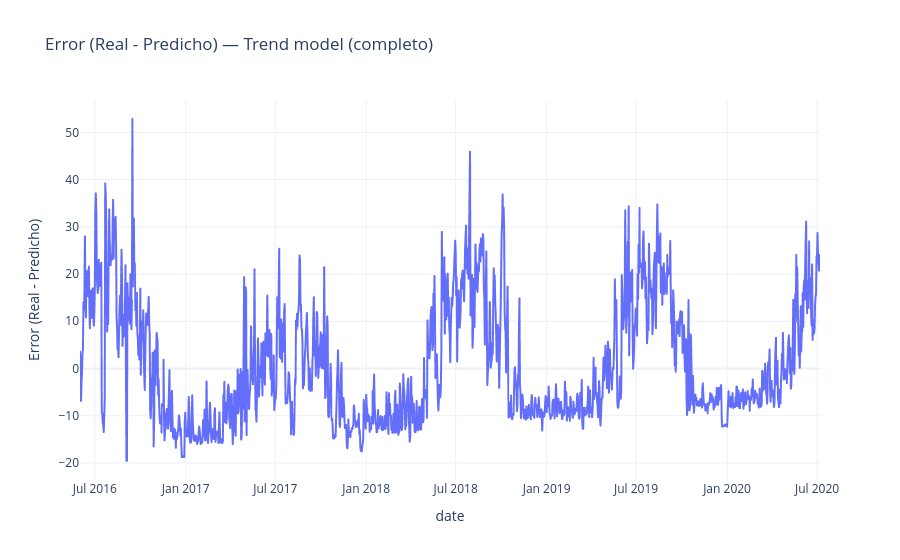

Here is the notebook cell this chart was saved with:
### Code cell
# 3 Graficar residuales
residuals_trend = df['Energy_kWh'].values - y_full_pred_trend

fig_res_trend = px.line(x=df['date'], y=residuals_trend,
                        labels={'x':'date', 'y':'Error (Real - Predicho)'},
                        title='Error (Real - Predicho) — Trend model (completo)')
fig_res_trend.update_layout(template='plotly_white')
fig_res_trend.show()

### Figure 1 — Plotly figure (JSON) as saved in the notebook; plotly's stock layout.template omitted (floating-point values rounded to 4 significant figures; data arrays with more than 128 entries replaced by an {"elided": "..."} marker saying what was removed)
{"data": [{"hovertemplate": "date=%{x}<br>Error (Real - Predicho)=%{y}<extra></extra>", "legendgroup": "", "line": {"color": "#636efa", "dash": "solid"}, "marker": {"symbol": "circle"}, "mode": "lines", "name": "", "showlegend": false, "type": "scattergl", "x": {"elided": "1498 str values"}, "xaxis": "x", "y": {"elided": "1498 float values"}, "yaxis": "y"}], "layout": {"legend": {"tracegroupgap": 0}, "title": {"text": "Error (Real - Predicho) — Trend model (completo)"}, "xaxis": {"anchor": "y", "domain": [0, 1], "title": {"text": "date"}}, "yaxis": {"anchor": "x", "domain": [0, 1], "title": {"text": "Error (Real - Predicho)"}}}}
